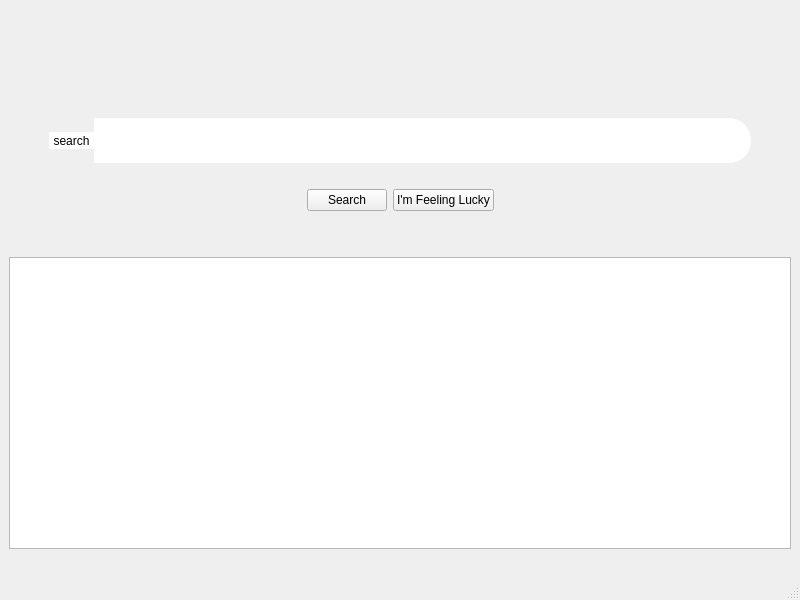
<?xml version="1.0" encoding="UTF-8"?>
<ui version="4.0">
 <class>searchWindow</class>
 <widget class="QMainWindow" name="searchWindow">
  <property name="geometry">
   <rect>
    <x>0</x>
    <y>0</y>
    <width>800</width>
    <height>600</height>
   </rect>
  </property>
  <property name="windowTitle">
   <string>searchWindow</string>
  </property>
  <widget class="QWidget" name="centralwidget">
   <layout class="QGridLayout" name="gridLayout">
    <item row="0" column="0">
     <layout class="QVBoxLayout" name="verticalLayout">
      <item>
       <spacer name="verticalSpacer">
        <property name="orientation">
         <enum>Qt::Vertical</enum>
        </property>
        <property name="sizeType">
         <enum>QSizePolicy::Minimum</enum>
        </property>
        <property name="sizeHint" stdset="0">
         <size>
          <width>20</width>
          <height>40</height>
         </size>
        </property>
       </spacer>
      </item>
      <item alignment="Qt::AlignHCenter">
       <widget class="QLabel" name="logo">
        <property name="minimumSize">
         <size>
          <width>320</width>
          <height>63</height>
         </size>
        </property>
        <property name="text">
         <string/>
        </property>
       </widget>
      </item>
      <item>
       <layout class="QHBoxLayout" name="horizontalLayout_2">
        <item>
         <spacer name="horizontalSpacer">
          <property name="orientation">
           <enum>Qt::Horizontal</enum>
          </property>
          <property name="sizeType">
           <enum>QSizePolicy::Minimum</enum>
          </property>
          <property name="sizeHint" stdset="0">
           <size>
            <width>40</width>
            <height>20</height>
           </size>
          </property>
         </spacer>
        </item>
        <item>
         <layout class="QHBoxLayout" name="horizontalLayout">
          <property name="spacing">
           <number>0</number>
          </property>
          <item>
           <widget class="QToolButton" name="toolButton">
            <property name="styleSheet">
             <string notr="true">background-color: rgb(255, 255, 255);
background-color: rgb(255, 255, 255);
border : none;
border-top-left-radius: 22px;
border-top-right-radius: 0px;
border-bottom-left-radius: 22px;
border-bottom-right-radius: 0px;</string>
            </property>
            <property name="text">
             <string>search</string>
            </property>
           </widget>
          </item>
          <item>
           <widget class="QLineEdit" name="searchBar">
            <property name="sizePolicy">
             <sizepolicy hsizetype="Expanding" vsizetype="Minimum">
              <horstretch>0</horstretch>
              <verstretch>0</verstretch>
             </sizepolicy>
            </property>
            <property name="minimumSize">
             <size>
              <width>0</width>
              <height>45</height>
             </size>
            </property>
            <property name="styleSheet">
             <string notr="true">background-color: rgb(255, 255, 255);
font: 18pt &quot;Segoe UI&quot;;
border-top-left-radius: 0px;
border-top-right-radius: 22px;
border-bottom-left-radius: 0px;
border-bottom-right-radius: 22px;</string>
            </property>
           </widget>
          </item>
         </layout>
        </item>
        <item>
         <spacer name="horizontalSpacer_2">
          <property name="orientation">
           <enum>Qt::Horizontal</enum>
          </property>
          <property name="sizeType">
           <enum>QSizePolicy::Minimum</enum>
          </property>
          <property name="sizeHint" stdset="0">
           <size>
            <width>40</width>
            <height>20</height>
           </size>
          </property>
         </spacer>
        </item>
       </layout>
      </item>
      <item>
       <spacer name="verticalSpacer_3">
        <property name="orientation">
         <enum>Qt::Vertical</enum>
        </property>
        <property name="sizeHint" stdset="0">
         <size>
          <width>20</width>
          <height>20</height>
         </size>
        </property>
       </spacer>
      </item>
      <item>
       <layout class="QHBoxLayout" name="horizontalLayout_3">
        <item>
         <spacer name="horizontalSpacer_3">
          <property name="orientation">
           <enum>Qt::Horizontal</enum>
          </property>
          <property name="sizeHint" stdset="0">
           <size>
            <width>40</width>
            <height>20</height>
           </size>
          </property>
         </spacer>
        </item>
        <item>
         <widget class="QPushButton" name="pushButton">
          <property name="text">
           <string>Search</string>
          </property>
         </widget>
        </item>
        <item>
         <widget class="QPushButton" name="pushButton_2">
          <property name="text">
           <string>I'm Feeling Lucky</string>
          </property>
         </widget>
        </item>
        <item>
         <spacer name="horizontalSpacer_4">
          <property name="orientation">
           <enum>Qt::Horizontal</enum>
          </property>
          <property name="sizeHint" stdset="0">
           <size>
            <width>40</width>
            <height>20</height>
           </size>
          </property>
         </spacer>
        </item>
       </layout>
      </item>
      <item>
       <spacer name="verticalSpacer_2">
        <property name="orientation">
         <enum>Qt::Vertical</enum>
        </property>
        <property name="sizeHint" stdset="0">
         <size>
          <width>20</width>
          <height>40</height>
         </size>
        </property>
       </spacer>
      </item>
      <item>
       <widget class="QListView" name="resultsList">
        <property name="sizePolicy">
         <sizepolicy hsizetype="Expanding" vsizetype="Expanding">
          <horstretch>0</horstretch>
          <verstretch>1</verstretch>
         </sizepolicy>
        </property>
        <property name="font">
         <font>
          <pointsize>14</pointsize>
          <italic>false</italic>
          <bold>false</bold>
         </font>
        </property>
        <property name="cursor" stdset="0">
         <cursorShape>PointingHandCursor</cursorShape>
        </property>
        <property name="mouseTracking">
         <bool>true</bool>
        </property>
        <property name="styleSheet">
         <string notr="true">border-color: transparent;
color: rgb(0, 85, 255);
font: 14pt &quot;Segoe UI&quot;;

QScrollbar{
	max-height: 12px;
}


</string>
        </property>
       </widget>
      </item>
     </layout>
    </item>
    <item row="1" column="0">
     <widget class="QLabel" name="infoLabel">
      <property name="text">
       <string/>
      </property>
     </widget>
    </item>
   </layout>
  </widget>
  <widget class="QMenuBar" name="menubar">
   <property name="geometry">
    <rect>
     <x>0</x>
     <y>0</y>
     <width>800</width>
     <height>19</height>
    </rect>
   </property>
  </widget>
  <widget class="QStatusBar" name="statusbar"/>
 </widget>
 <resources/>
 <connections>
  <connection>
   <sender>searchBar</sender>
   <signal>returnPressed()</signal>
   <receiver>toolButton</receiver>
   <slot>click()</slot>
   <hints>
    <hint type="sourcelabel">
     <x>418</x>
     <y>342</y>
    </hint>
    <hint type="destinationlabel">
     <x>70</x>
     <y>342</y>
    </hint>
   </hints>
  </connection>
 </connections>
</ui>
